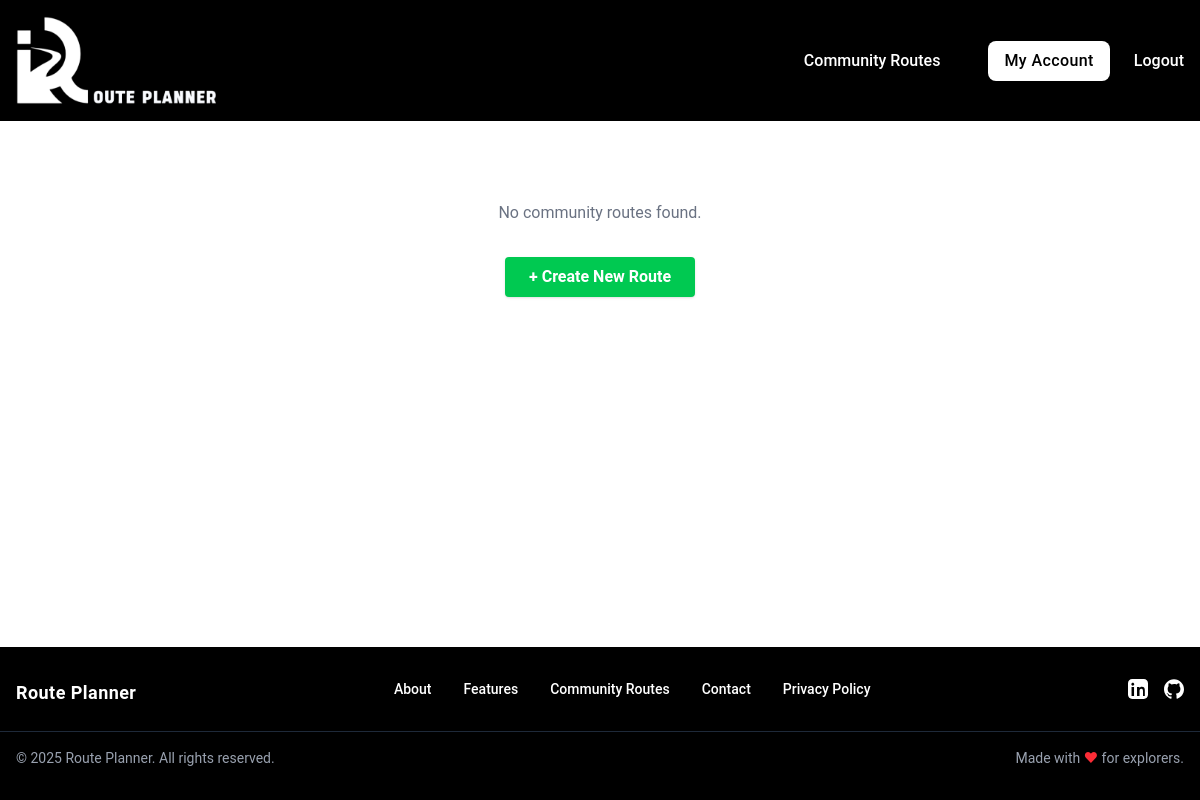
Page /routes (signed in) on the earlier database version.
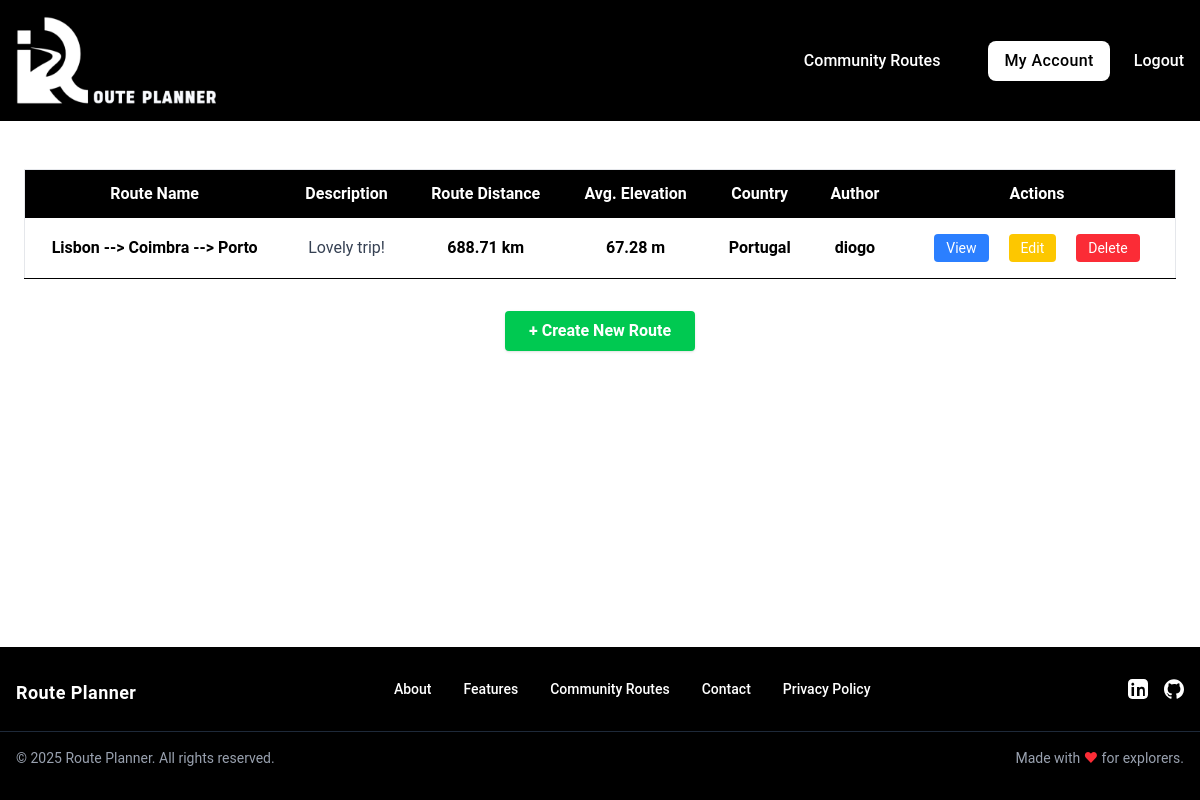
Same page on the later database version.
### tables this page shows
CREATE TABLE routes (
id INTEGER PRIMARY KEY,
user_id INTEGER NOT NULL,
name TEXT NOT NULL,
description TEXT,
coordinates TEXT NOT NULL, elevation_gain REAL DEFAULT 0, elevation_loss REAL DEFAULT 0, max_elevation REAL DEFAULT 0, min_elevation REAL DEFAULT 0, avg_elevation REAL DEFAULT 0, total_distance REAL DEFAULT 0, map_image_url TEXT, country TEXT,
FOREIGN KEY (user_id) REFERENCES users(id)
);

CREATE TABLE users (
id INTEGER PRIMARY KEY,
username TEXT NOT NULL UNIQUE,
email TEXT NOT NULL UNIQUE,
password TEXT NOT NULL
, profile_picture TEXT DEFAULT NULL);

### app.py (the view)
@app.route("/routes")
@login_required
def all_routes():
    routes = query_db("""
        SELECT routes.*, users.username, users.id
        FROM routes
        JOIN users ON
        routes.user_id = users.id
    """)
    user_id = session.get("user_id")
    return render_template(
        "routes/all_routes.html",
        routes = routes,
        user_id = user_id
        )

### helpers.py (called while the page is built)
def get_db():
    db = getattr(g, "_database", None)
    if db is None:
        db = g._database = sqlite3.connect(DATABASE)
        db.row_factory = sqlite3.Row # Allows accessing columns by name
    return db

def close_connection(exception):
    db = getattr(g, "_database", None)
    if db is not None:
        db.close()

def query_db(query, args = (), commit = False):
    connection = get_db()
    current = connection.cursor()
    current.execute(query, args)
    if commit:
        connection.commit()
    else:
        return current.fetchall()

def login_required(f):
    @wraps(f)
    def decorated_function(*args, **kwargs):
        if "user_id" not in session:
            flash("Please log in to access this page.", "error")
            return redirect("/login")
        return f(*args, **kwargs)
    return decorated_function

### templates/routes/all_routes.html (shortened to what this page needs)
{% extends "base.html" %}
{% block main %}
  <div class="max-w-7xl mx-auto my-[2%] p-6">
    {% if routes %}
      <div class="overflow-x-auto">
        <table class="min-w-full bg-white border border-gray-200">
          <thead class="bg-black text-white sticky top-0 z-10">
            <tr>
              <th class="py-3 px-4 text-center">Route Name</th>
              <th class="py-3 px-4 text-center">Description</th>
              <th class="py-3 px-4 text-center">Route Distance</th>
              <th class="py-3 px-4 text-center">Avg. Elevation</th>
              <th class="py-3 px-4 text-center">Country</th>
              <th class="py-3 px-4 text-center">Author</th>
              <th class="py-3 px-4 text-center">Actions</th>
            </tr>
          </thead>
          <tbody>
            {% for route in routes %}
              <tr class="border-b hover:bg-blue-50 text-center">
                <td class="py-2 px-4 font-semibold">{{ route.name }}</td>
                <td class="py-2 px-4 truncate max-w-xs text-gray-700">
                  {% if route.description %}
                    {{ route.description }}
                  {% else %}
                    <span class="text-gray-500 italic">
                      No description available
                    </span>
                  {% endif %}
                </td>
                <td class="py-2 px-4 font-semibold">{{ route.total_distance }} km</td>
                <td class="py-2 px-4 font-semibold">{{ route.avg_elevation }} m</td>
                <td class="py-2 px-4 font-semibold">{{ route.country }}</td>
                <td class="py-2 px-4 font-semibold">{{ route.username }}</td>
                <td class="py-2 px-4 space-x-2 text-center">
                  <a
                    class="inline-block bg-blue-500 hover:bg-blue-600 text-white px-3 py-1 rounded text-sm my-2 mx-2"
                    href="/route/{{ route.id }}">
                    View
                  </a>
                  {% if route.user_id == user_id %}
                    <a
                      class="inline-block bg-yellow-400 hover:bg-yellow-500 text-white px-3 py-1 rounded text-sm my-2 mx-2"
                      href="/route/{{ route.id }}/edit">
                      Edit
                    </a>
                    <a
                      class="inline-block bg-red-500 hover:bg-red-600 text-white px-3 py-1 rounded text-sm my-2 mx-2"
                      href="/route/{{ route.id }}/delete">
                      Delete
                    </a>
                  {% endif %}
                </td>
              </tr>
            {% endfor %}
          </tbody>
        </table>
      </div>
    {% else %}
      <p class="text-center text-gray-500 mt-8">
        No community routes found.
      </p>
    {% endif %}
    <div class="mt-8 flex justify-center">
      <a
        class="bg-green-500 hover:bg-green-600 text-white font-bold py-2 px-6 rounded shadow"
        href="/">
        + Create New Route
      </a>
    </div>
  </div>
{% endblock %}

### templates/base.html (shortened to what this page needs)
<!DOCTYPE html>
<html lang="en" class="h-full">
  <head>
    {% block head %}
      <script src="https://cdn.jsdelivr.net/npm/@tailwindcss/browser@4"></script>
      <link rel="stylesheet" href="/static/css/styles.css" />
    {% endblock %}
  </head>
  <body class="flex flex-col min-h-full">
    <header class="bg-black text-white p-4 font-medium">
      <nav>
        <div class="hidden md:flex md:items-center">
          <a href="/" class="shrink-0 mr-8">
            <img
              class="w-50"
              src="/static/images/uploads/logo_2_no_background.png"
              alt="Route Planner logo"
            />
          </a>
          <ul class="flex items-center space-x-6 ml-auto">
            {% if session.get('user_id') %}
            <li>
              <a href="/routes" class="hover:underline">Community Routes</a>
            </li>
            <li>
              <a href="/profile">
                <button class="bg-white text-black px-4 py-2 rounded-lg hover:bg-gray-100 cursor-pointer tracking-wide">
                  My Account
                </button>
              </a>
            </li>
            <li>
              <a href="/logout" class="hover:underline">Logout</a>
            </li>
            {% endif %}
          </ul>
        </div>
      </nav>
    </header>
    <main class="flex-grow">
      {% block main %}{% endblock %}
    </main>
    <footer class="bg-black text-white py-8">
      <div class="max-w-7xl mx-auto px-4 flex flex-col md:flex-row items-center md:items-start justify-between gap-8">
        <div class="flex items-center space-x-3 mb-4 md:mb-0">
          <a href="/">
            <span class="text-lg font-semibold tracking-wide">Route Planner</span>
          </a>
          </div>
        <ul class="flex flex-col md:flex-row items-center md:items-center gap-y-2 md:gap-y-0 gap-x-0 md:gap-x-8 text-sm font-medium">
          <li><a href="#" class="hover:underline">About</a></li>
          <li><a href="#" class="hover:underline">Features</a></li>
          <li><a href="/routes" class="hover:underline">Community Routes</a></li>
          <li><a href="#" class="hover:underline">Contact</a></li>
          <li><a href="#" class="hover:underline">Privacy Policy</a></li>
        </ul>
        <div class="flex space-x-4 mt-4 md:mt-0">
          <a
            href="https://www.linkedin.com/in/diogo-borges-coelho/"
            aria-label="LinkedIn"
            class="hover:text-blue-500"
            target="_blank"
            >
          </a>
          <a
            href="https://github.com/DiogoCoelho98"
            aria-label="GitHub"
            class="hover:text-gray-400"
            target="_blank"
            >
          </a>
        </div>
      </div>
      <div class="max-w-7xl mx-auto px-4 mt-6 border-t border-gray-800 pt-4 text-sm text-gray-400 flex flex-col md:flex-row justify-between items-center">
        <span>&copy; 2025 Route Planner. All rights reserved.</span>
        <span class="mt-2 md:mt-0">Made with <span class="text-red-500">&hearts;</span> for explorers.</span>
      </div>
    </footer>
  </body>
</html>

### static/css/styles.css (style rules this page uses)
body { font-family: 'Roboto', -apple-system, BlinkMacSystemFont, 'Segoe UI', sans-serif; }

Differences in the rows shown:
added routes: name "Lisbon --> Coimbra --> Porto", description "Lovely trip!", total_distance "688.71", avg_elevation "67.28", country "Portugal", username "diogo"
Other differences:
text no longer shown: "No community routes found."
text now shown: "Route Name Description Route Distance Avg. Elevation Country Author Actions"
